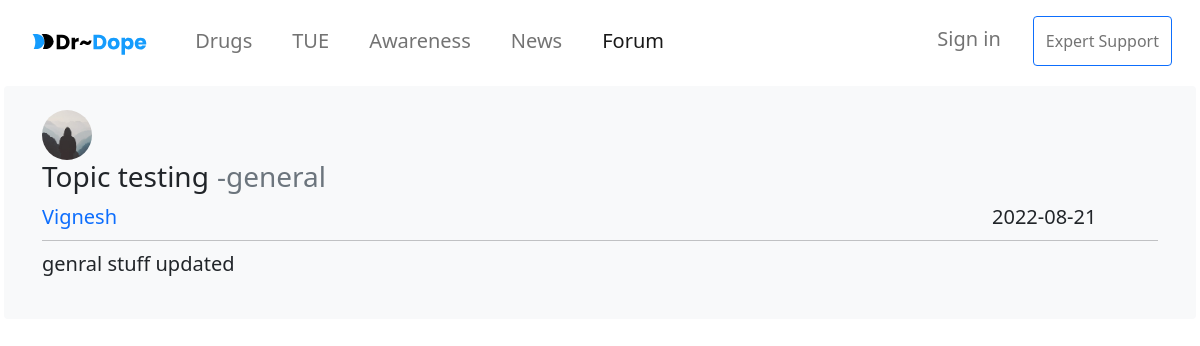
/post/1, run on the app's committed database.
### website/models.py (models this page shows, shortened)
class User(db.Model,UserMixin):
    id = db.Column(db.Integer,primary_key=True)
    email = db.Column(db.String(50),unique=True,nullable=False)
    password =db.Column(db.String(100),nullable=False)
    username=db.Column(db.String(30),nullable=False)
    profile_pic=db.Column(db.String(20),nullable=False,default='default.jpg')
    sport=db.Column(db.String(50))
    posts= db.relationship('Post',backref='author',lazy=True)

class Post(db.Model):
    id = db.Column(db.Integer,primary_key=True)
    title = db.Column(db.String(100),nullable=False)
    date_posted = db.Column(db.DateTime,nullable=False,default=datetime.utcnow)
    content = db.Column(db.Text,nullable=False)
    topic = db.Column(db.String(100))
    user_id = db.Column(db.Integer, db.ForeignKey('user.id'),nullable=False)

### website/posts/routes.py (the view)
@posts.route("/post/<int:post_id>")
def post(post_id):
    post=Post.query.get_or_404(post_id)
    return render_template('post.html',post=post,user=current_user)

### website/templates/post.html (shortened to what this page needs)
{% extends "base.html" %}
{% set active_page ='forum' %}
{% block content%}
<article class="bg-light p-4 m-1 rounded">
    <div class="container">
        <div class="row">
            <div class="col-1">
                <img src="{{url_for('static',filename='images/profile_pic/'+post.author.profile_pic)}}" alt="img"
                    class="rounded-circle" style="width: 50px;">
            </div>
            <div class="col-12">
                <h3 class="">{{post.title}}<a href="{{url_for('main.topic',topic=post.topic)}}" class="ms-2 link-secondary text-decoration-none">-{{post.topic}}</a></h3>
            </div>
            <div class="col-2 ">
                <a class="link-primary" style="text-decoration:none" href="{{url_for('users.account', username=post.author.username)}}">{{post.author.username}}</a>
            </div>
            <div class="col-2 ms-auto ">
                {{post.date_posted.strftime('%Y-%m-%d')}}
            </div>
        </div>
        <hr class="dropdown-divider">
        <div class="row">
            <p>{{post.content}}</p>
        </div>
    </div>
</article>
{%endblock%}

### website/static/main.css (style rules this page uses)
:root { --secondary-color:#159CFD; }

### data on the page
User: profile_pic (placeholder picture), author.username "Vignesh"
Post: title "Topic testing", topic "general", date_posted "2022-08-21", content "genral stuff updated"
